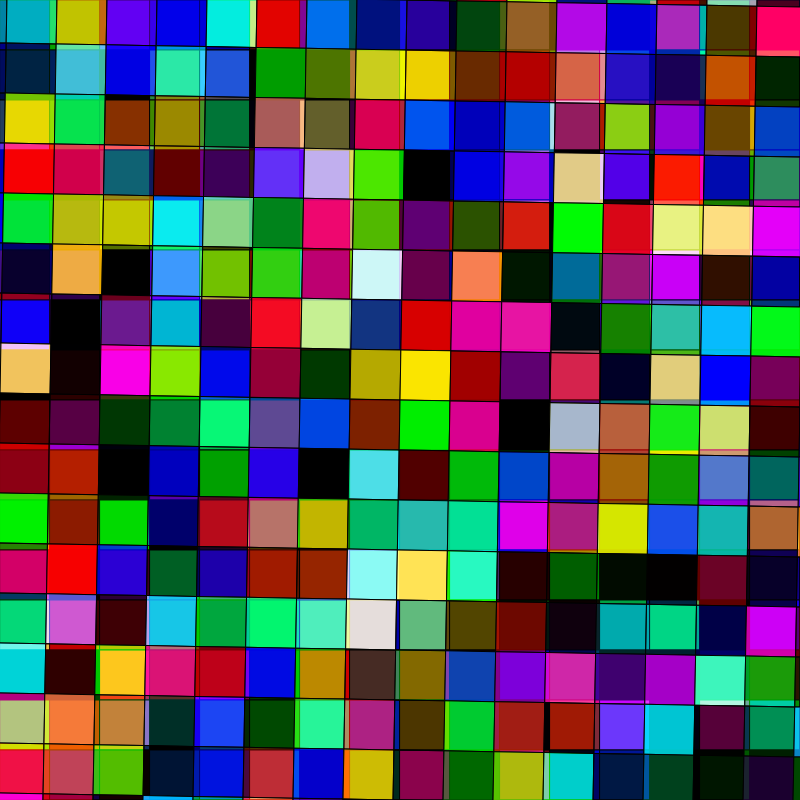
Frame 1 (no input)
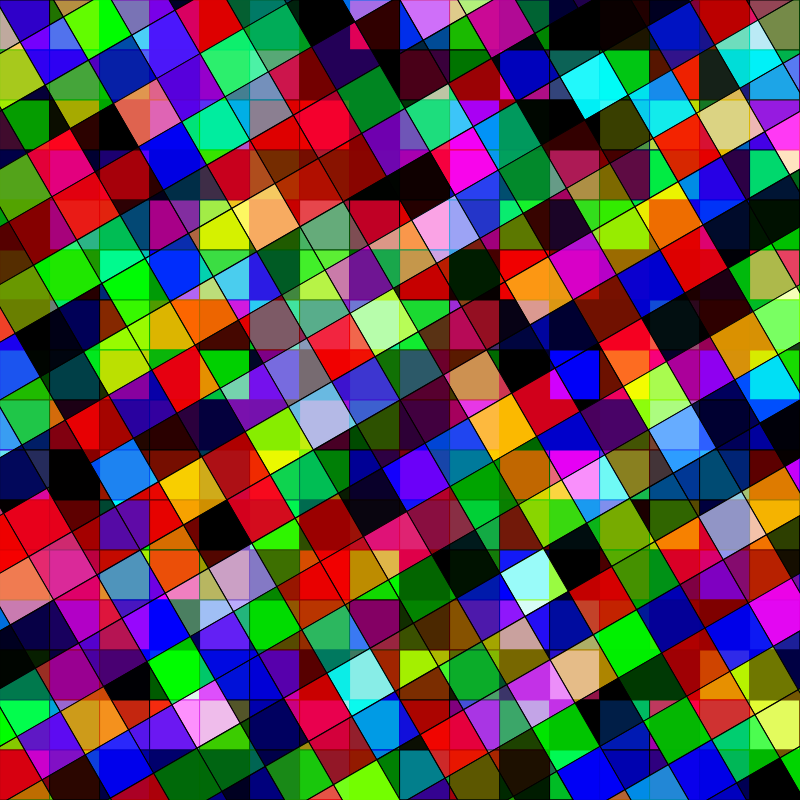
Frame 60 (no input)
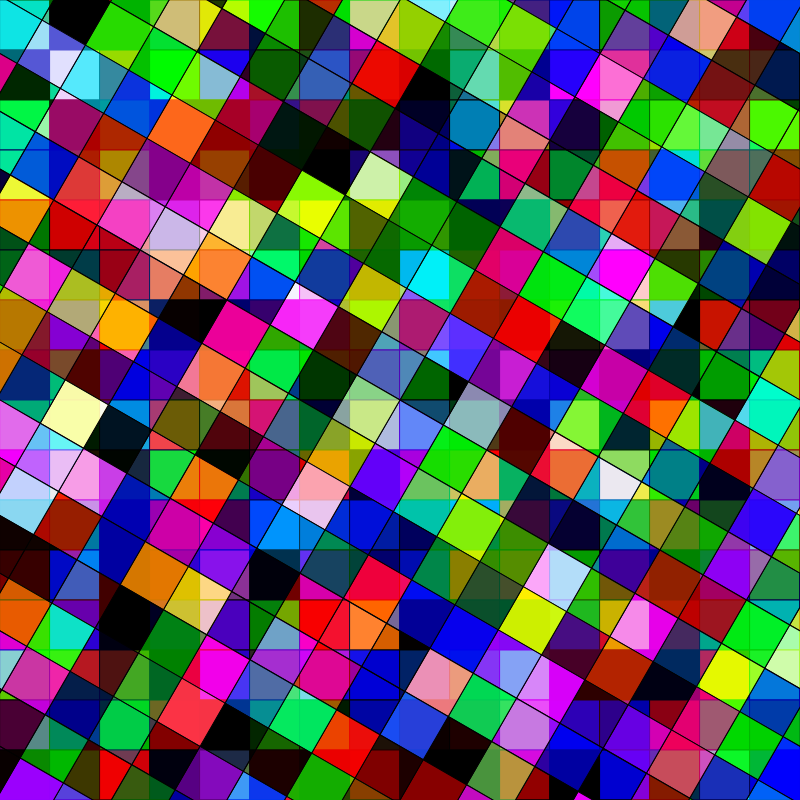
Frame 120 (the mouse pressed at the canvas centre since frame 60)

The p5.js sketch that drew these frames (run headless with seeded random() and noise() and a simulated clock; from frame 60 on, the mouse is pressed at the canvas centre):

// p5.js sketch
// ── sketch.js
function setup() {
  createCanvas(800, 800);
  // createLoop({
  //  duration: 5,
  //  gif: 
  // {download: true
  // }});
  }





  function draw() {
    background('BLACK');
    pattern(0);
    pattern(frameCount / 1);
  }

  function pattern(angle) {
    push(); // make a copy of the current drawing "settings" (transformations etc)
    translate(200, 200); // step 1: move the coordinate origin
    rotate(radians(angle)); // step 2: rotate the coordinate grid
    for (var x = -800; x < 800; x = x + 50) {
      for (var y = -800; y < 800; y = y + 50) {
        fill(random(255), random(255), random(255));
        blendMode(HARD_LIGHT);
        square(x, y, 50);



      }

    }
    push(); // restore the drawing settings (so that changes between push and pop don't affect anything afterwards)
  }
